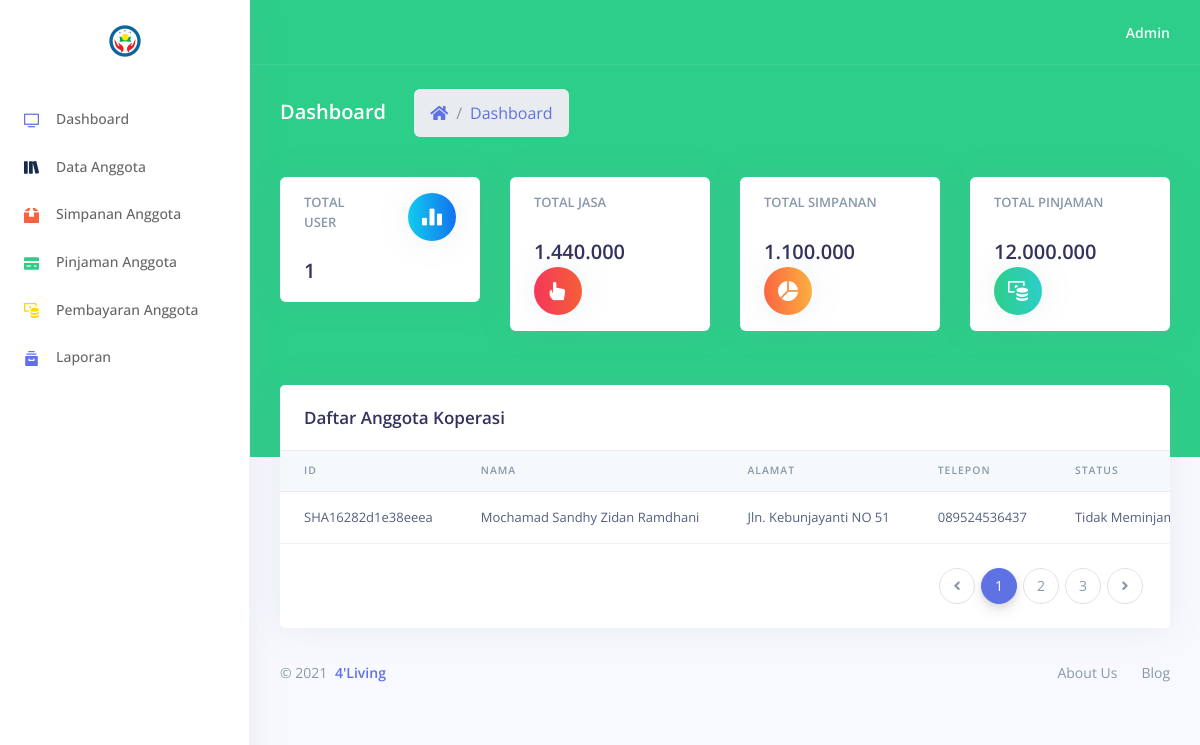
Page /admin/tampilan/index.php on the committed database.
### tables this page shows
CREATE TABLE `user` (
  `ID_USER` varchar(255) NOT NULL,
  `EMAIL` varchar(244) NOT NULL,
  `USERNAME` varchar(20) NOT NULL,
  `PASSWORD` varchar(15) NOT NULL,
  `NAMA` varchar(255) NOT NULL,
  `JALAN` varchar(255) NOT NULL,
  `KELURAHAN` varchar(255) NOT NULL,
  `KECAMATAN` varchar(255) NOT NULL,
  `KODE_POS` int(5) NOT NULL,
  `TELEPON` varchar(15) NOT NULL,
  `STATUS` varchar(255) DEFAULT NULL,
  PRIMARY KEY (`ID_USER`)
);

### admin/config-index/read.php (called while the page is built)
<?php
include "../../login/config/config.php";
$query_total_jasa = mysqli_query($conn, "SELECT SUM(pinjaman.BUNGA) AS 'total_jasa' FROM pinjaman") or die(mysqli_error);
$datajasa = mysqli_fetch_assoc($query_total_jasa);
$totaljasa =$datajasa["total_jasa"];
$query_total_simpanan = mysqli_query($conn, "SELECT SUM(simpanan.SALDO) AS 'total_simpanan' FROM simpanan") or die(mysqli_error);
$datasimpanan = mysqli_fetch_assoc($query_total_simpanan);
$totalsimpanan =$datasimpanan["total_simpanan"];
$query_total_pinjaman = mysqli_query($conn, "SELECT SUM(pinjaman.JUMLAH_PINJAMAN) AS 'total_pinjaman' FROM pinjaman") or die(mysqli_error);
$datapinjaman = mysqli_fetch_assoc($query_total_pinjaman);
$totalpinjaman =$datapinjaman["total_pinjaman"];
$query_total_user = mysqli_query($conn, "SELECT COUNT(user.ID_USER) AS 'total_user' FROM user") or die(mysqli_error);
$datauser = mysqli_fetch_assoc($query_total_user);
$totaluser = $datauser["total_user"];

### admin/tampilan/index.php (the view, shortened to what this page needs)
<!DOCTYPE html>
<html>
<head>
  <link rel="stylesheet" href="../assets/vendor/nucleo/css/nucleo.css" type="text/css">
  <link rel="stylesheet" href="../assets/vendor/@fortawesome/fontawesome-free/css/all.min.css" type="text/css">
  <link rel="stylesheet" href="../assets/css/argon.css?v=1.2.0" type="text/css">
</head>
<body>
  <?php include 'sidebar.php' ?>
  <div class="main-content" id="panel">
    <?php include 'topbar.php' ?>
    <div class="header bg-success pb-7">
      <div class="container-fluid">
        <div class="header-body">
          <div class="row align-items-center py-4">
            <div class="col-lg-6 col-7">
              <h6 class="h2 text-white d-inline-block mb-0">Dashboard</h6>
              <nav aria-label="breadcrumb" class="d-none d-md-inline-block ml-md-4">
                <ol class="breadcrumb breadcrumb-links breadcrumb-dark">
                  <li class="breadcrumb-item"><a href="#"><i class="fas fa-home"></i></a></li>
                  <li class="breadcrumb-item"><a href="#">Dashboard</a></li>
                </ol>
              </nav>
            </div>
          </div>
          <div class="row">
            <div class="col-xl-3 col-md-6">
              <div class="card card-stats">
                <div class="card-body">
                  <div class="row">
                    <div class="col">
                      <h5 class="card-title text-uppercase text-muted mb-4">Total User</h5>
                      <span class="h2 font-weight-bold mb-0"><?php
                                                              include "../config-index/read.php";
                                                              echo $totaluser ?></span>
                    </div>
                    <div class="col-auto">
                      <div class="icon icon-shape bg-gradient-info text-white rounded-circle shadow">
                        <i class="ni ni-chart-bar-32"></i>
                      </div>
                    </div>
                  </div>
                </div>
              </div>
            </div>
            <div class="col-xl-3 col-md-6">
              <div class="card card-stats">
                <div class="card-body">
                  <div class="row">
                    <div class="col">
                      <h5 class="card-title text-uppercase text-muted mb-4">Total Jasa</h5>
                      <span class="h2 font-weight-bold mb-0" id="totaljasa"><?php
                                                                            echo number_format($totaljasa, 0, '', '.') ?></span>
                    </div>
                    <div class="col-auto">
                      <div class="icon icon-shape bg-gradient-red text-white rounded-circle shadow">
                        <i class="ni ni-active-40"></i>
                      </div>
                    </div>
                  </div>
                </div>
              </div>
            </div>
            <div class="col-xl-3 col-md-6">
              <div class="card card-stats">
                <div class="card-body">
                  <div class="row">
                    <div class="col">
                      <h5 class="card-title text-uppercase text-muted mb-4">Total Simpanan</h5>
                      <span class="h2 font-weight-bold mb-0"><?php echo number_format($totalsimpanan, 0, '', '.') ?></span>
                    </div>
                    <div class="col-auto">
                      <div class="icon icon-shape bg-gradient-orange text-white rounded-circle shadow">
                        <i class="ni ni-chart-pie-35"></i>
                      </div>
                    </div>
                  </div>
                </div>
              </div>
            </div>
            <div class="col-xl-3 col-md-6">
              <div class="card card-stats">
                <div class="card-body">
                  <div class="row">
                    <div class="col">
                      <h5 class="card-title text-uppercase text-muted mb-4">Total Pinjaman</h5>
                      <span class="h2 font-weight-bold mb-0"><?php echo number_format($totalpinjaman, 0, '', '.') ?></span>
                    </div>
                    <div class="col-auto">
                      <div class="icon icon-shape bg-gradient-green text-white rounded-circle shadow">
                        <i class="ni ni-money-coins"></i>
                      </div>
                    </div>
                  </div>
                </div>
              </div>
            </div>
          </div>
        </div>
      </div>
    </div>
    <div class="container-fluid mt--6">
      <div class="row">
        <div class="col">
          <div class="card">
            <div class="card-header border-0">
              <h3 class="mb-0">Daftar Anggota Koperasi</h3>
            </div>
            <?php
            include "../../login/config/config.php";
            $sql = "SELECT * FROM user";
            $result = mysqli_query($conn, $sql) or die($mysqli_error);
            if ($result) {
              if (mysqli_num_rows($result) > 0) {
                echo "<div class='table-responsive'>";
                echo "<table class='table align-items-center table-flush'>";
                echo "<thead class='thead-light'>";
                echo "<tr>";
                echo "<th>Id</th>";
                echo "<th>Nama</th>";
                echo "<th>Alamat</th>";
                echo "<th>Telepon</th>";
                echo "<th>Status</th>";
                echo "</tr>";
                echo "</thead>";
                echo "<tbody>";
                while ($row = mysqli_fetch_array($result)) {
                  echo "<tr>";
                  echo "<td>" . $row['ID_USER'] . "</td>";
                  echo "<td>" . $row['NAMA'] . "</td>";
                  echo "<td>" . $row['JALAN'] . "</td>";
                  echo "<td>" . $row['TELEPON'] . "</td>";
                  echo "<td>" . $row['STATUS'] . "</td>";
                  echo "</tr>";
                }
                echo "</tbody>";
                echo "</table>";
                echo "</div>";
              } else {
                echo "<p class='lead'><em>No records were found.</em></p>";
              }
            } else {
              echo "ERROR: Could not able to execute $sql. " . mysqli_error($link);
            }
            ?>
            <div class="card-footer py-4">
              <nav aria-label="...">
                <ul class="pagination justify-content-end mb-0">
                  <li class="page-item disabled">
                    <a class="page-link" href="#" tabindex="-1">
                      <i class="fas fa-angle-left"></i>
                    </a>
                  </li>
                  <li class="page-item active">
                    <a class="page-link" href="#">1</a>
                  </li>
                  <li class="page-item">
                    <a class="page-link" href="#">2 <span class="sr-only">(current)</span></a>
                  </li>
                  <li class="page-item"><a class="page-link" href="#">3</a></li>
                  <li class="page-item">
                    <a class="page-link" href="#">
                      <i class="fas fa-angle-right"></i>
                    </a>
                  </li>
                </ul>
              </nav>
            </div>
          </div>
        </div>
      </div>
      <?php include "footer.php" ?>
    </div>
  </div>
</body>
</html>

### rows in the picture
user: ID_USER "SHA16282d1e38eeea", NAMA "Mochamad Sandhy Zidan Ramdhani", JALAN "Jln. Kebunjayanti NO 51", TELEPON "089524536437", STATUS "Tidak…"

### other values in the picture
$totaluser "1"
$totaljasa "1.440.000"
$totalsimpanan "1.100.000"
$totalpinjaman "12.000.000"
